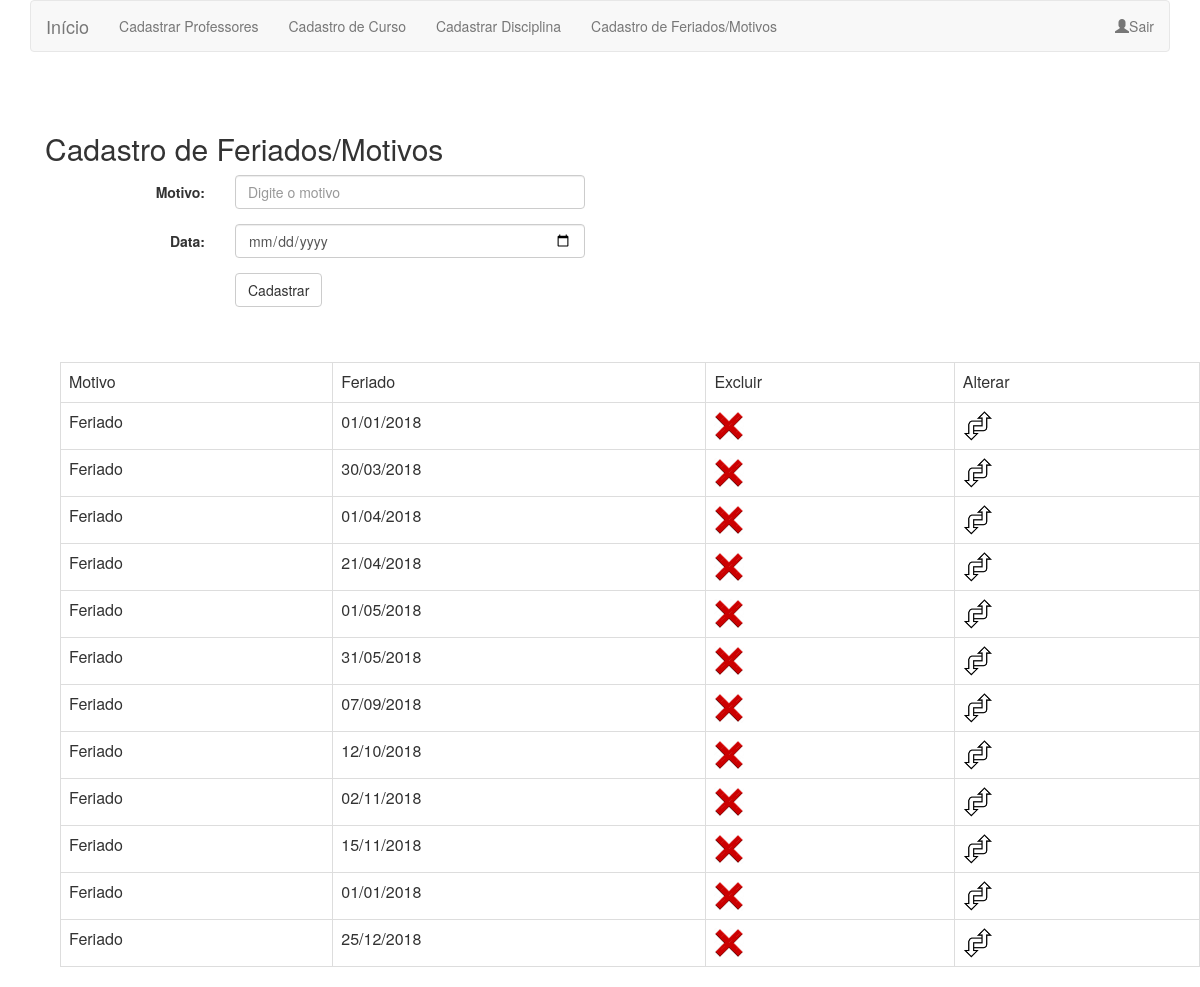
The page /FeriadosMotivo/form_feriado_motivo.php (signed in) on the database its author committed.
### tables this page shows
create table feriados(
    id int primary key auto_increment,
    motivo varchar(100),
    feriado date
);

### FeriadosMotivo/listar.php (the view, shortened to what this page needs)
<?php
include '../conexao.php';
$sql = "select id, motivo, date_format(feriado, '%d/%m/%Y') as feriado from feriados";
$retorno = mysqli_query($conexao, $sql);
?>
<html>
    <head>
    </head>
    <body>
        <div class="container">
            <div class="header clearfix">
                <div class="table-responsive">
                    <table class="table table-bordered" border="1">
                        <tr>
                            <td>Motivo</td><td>Feriado</td><td>Excluir</td><td>Alterar</td>
                        </tr>
                        <?php
                        while ($linha = mysqli_fetch_array($retorno)) {
                            ?>
                            <tr>
                                <td><?= $linha['motivo'] ?></td>
                                <td><?= $linha['feriado'] ?></td>
                                <td><a onclick="alertaExclusao(<?= $linha['id'] ?>)" href="javascript:func()">
                                        <img src="../img/excluir.jpeg" height="30" width="30"/></a></td>
                                <td><a href="form_alterar.php?id=<?= $linha['id'] ?>">
                                        <img src="../img/alterar.png" height="30" width="30"/></a></td>
                            </tr>
                            <?php
                        }
                        ?>
                    </table>
                </div>
            </div>
        </div>
    </body>
</html>

### FeriadosMotivo/form_feriado_motivo.php (shortened to what this page needs)
<html>
    <head>
        <link rel="stylesheet" href="../css_3.3.7/bootstrap.min.css">
        <link rel="stylesheet" href="../js_4.1/bootstrap.min.js">
    </head>
    <body>
        <?php
        include '../conexao.php';
        include '../menu.php';
        ?>
        <br>
        <br>
        <div class="container">
            <div class="header clearfix">
                <div class="container-fluid">
                    <h2>Cadastro de Feriados/Motivos</h2>
                    <form method="post" class="form-horizontal" action="inserir.php">
                        <div class="form-group">
                            <label class="control-label col-sm-2" for="motivo">Motivo:</label>
                            <div class="col-sm-4">
                                <input type="text" class="form-control" id="motivo" placeholder="Digite o motivo" name="motivo" required>
                            </div>
                        </div>
                        <div class="form-group">
                            <label class="control-label col-sm-2" for="data">Data:</label>
                            <div class="col-sm-4">
                                <input type="date" class="form-control" id="data" placeholder="Insira a data" name="data" required>
                            </div>
                        </div>
                        <div class="form-group">
                            <div class="col-sm-offset-2 col-sm-4">
                                <button type="submit" class="btn btn-default">Cadastrar</button>
                            </div>
                        </div>
                    </form>
                    <br>
                    <br>
                    <?php
                    include './listar.php';
                    ?>
                </div>
            </div>
        </div>
    </body>
</html>

### menu.php (shortened to what this page needs)
<div class="container">
            <div class="header clearfix">
                <nav class="navbar navbar-default">
                    <div class="container-fluid">
                        <div class="navbar-header">
                            <a class="navbar-brand" href="../index.php">Início</a>
                        </div>
                        <ul class="nav navbar-nav">
                            <li><a href="../Professores(PRONTO)/form_professores.php">Cadastrar Professores</a></li>
                            <li><a href="../Curso(PRONTO)/form_curso.php">Cadastro de Curso</a></li>
                            <li><a href="../Disciplina(PRONTO)/form_disciplina.php">Cadastrar Disciplina</a></li>
                            <li><a href="../FeriadosMotivo/form_feriado_motivo.php">Cadastro de Feriados/Motivos</a></li>
                        </ul>
                        <ul class="nav navbar-nav navbar-right">
                            <li><a href="../deslogar.php"><span class="glyphicon glyphicon-user"></span>Sair</a></li>
                        </ul>
                    </div>
                </nav>
            </div>
        </div>

### rows shown on the page
feriados: motivo "Feriado", feriado "01/01/2018"
feriados: motivo "Feriado", feriado "30/03/2018"
feriados: motivo "Feriado", feriado "01/04/2018"
feriados: motivo "Feriado", feriado "21/04/2018"
feriados: motivo "Feriado", feriado "01/05/2018"
feriados: motivo "Feriado", feriado "31/05/2018"
feriados: motivo "Feriado", feriado "07/09/2018"
feriados: motivo "Feriado", feriado "12/10/2018"
feriados: motivo "Feriado", feriado "02/11/2018"
feriados: motivo "Feriado", feriado "15/11/2018"
feriados: motivo "Feriado", feriado "01/01/2018"
feriados: motivo "Feriado", feriado "25/12/2018"
